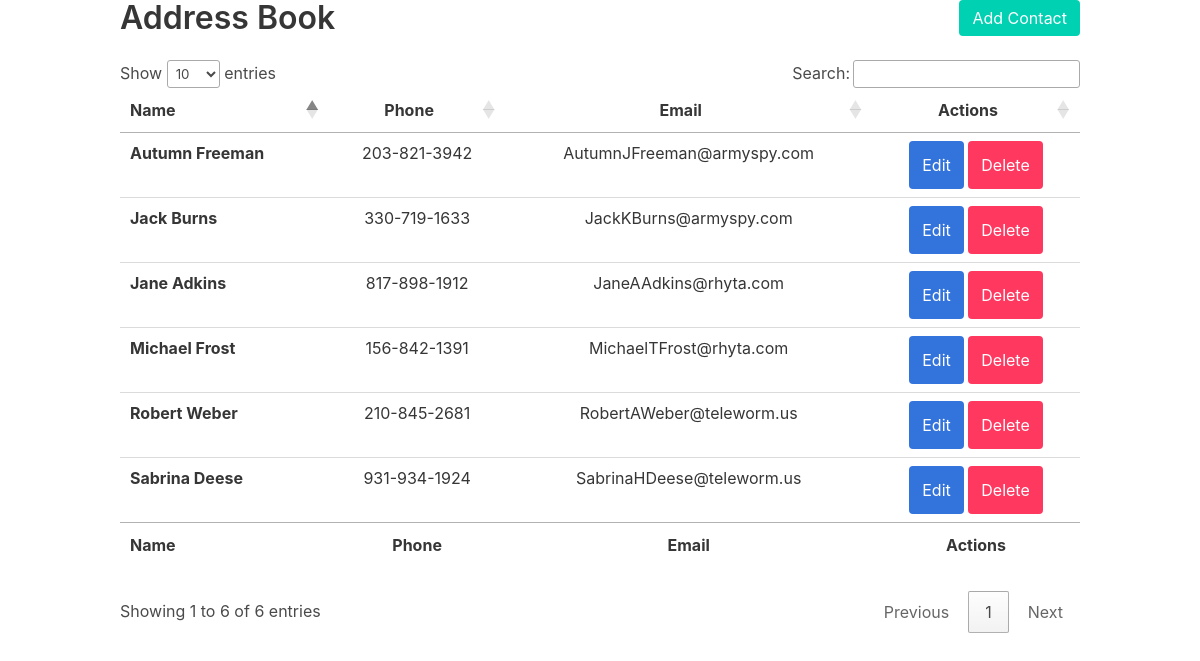
/addressbook/index.php, run on the app's committed database.
### tables this page shows
CREATE TABLE IF NOT EXISTS `contacts` (
  `id` int(11) NOT NULL AUTO_INCREMENT,
  `first_name` varchar(20) DEFAULT NULL,
  `last_name` varchar(20) DEFAULT NULL,
  `phone` varchar(15) DEFAULT NULL,
  `email` varchar(40) DEFAULT NULL,
  `date_added` timestamp NULL DEFAULT CURRENT_TIMESTAMP,
  PRIMARY KEY (`id`)
);

### addressbook/index.php (the view, shortened to what this page needs)
<?php
function connect(){
    try {
        $DBH = new PDO("mysql:host=localhost;dbname=addressbook", "root", "");
        return $DBH;
    }
    catch(PDOException $e) {
        echo $e->getMessage();
        return false;
    }
}
function getContacts(){
    if(connect()) $DBH=connect();
    $STH = $DBH->query('SELECT id, first_name, last_name, phone, email from contacts');
    $STH->setFetchMode(PDO::FETCH_OBJ);
    return $STH->fetchAll();
}
?>
<!DOCTYPE html>
<html lang="en">
<head>
    <link rel="stylesheet" href="bulma.min.css">
    <link rel="stylesheet" type="text/css" href="https://cdn.datatables.net/1.10.20/css/jquery.dataTables.css">
</head>
<body>
    <div class="container is-clipped">
        <div class="columns">
            <div class="column">
                <h1 class="title">Address Book</h1>
            </div>
            <div class="column">
                <a class="button is-pulled-right is-primary" onclick="toggleModal()">Add Contact</a>
            </div>
        </div>
        <form action="" method="post">
            <table class="table is-fullwidth is-hoverable" id="myTable">
                <thead>
                <tr>
                    <th>Name</th>
                    <th class="has-text-centered">Phone</th>
                    <th class="has-text-centered">Email</th>
                    <th class="has-text-centered">Actions</th>
                </tr>
                </thead>
                <tfoot>
                    <tr>
                        <th>Name</th>
                        <th class="has-text-centered">Phone</th>
                        <th class="has-text-centered">Email</th>
                        <th class="has-text-centered">Actions</th>
                    </tr>
                </tfoot>
                <tbody>
                    <?php
                    foreach(getContacts() as $contact)
                    {
                        echo '
                                <tr>
                                    <th>'.$contact->first_name." ".$contact->last_name.'</th>
                                    <td class="has-text-centered">'.$contact->phone.'</td>
                                    <td class="has-text-centered">'.$contact->email.'</td>
                                    <td class="has-text-centered">
                                        <button class="button is-link" name="btnedit" value="'.$contact->id.'" type="submit">Edit</button>
                                        <button class="button is-danger" name="btndelete" value="'.$contact->id.'" type="submit">Delete</button>
                                    </td>
                                </tr>
                            ';
                    }
                    ?>
                </tbody>
            </table>
        </form>
    </div>
</body>
</html>

### data on the page
contacts: first_name "Robert", last_name "Weber", phone "210-845-2681", email "RobertAWeber@teleworm.us", $contact->id 1 (drawn)
contacts: first_name "Jane", last_name "Adkins", phone "817-898-1912", email "JaneAAdkins@rhyta.com", $contact->id 3 (drawn)
contacts: first_name "Sabrina", last_name "Deese", phone "931-934-1924", email "SabrinaHDeese@teleworm.us", $contact->id 4 (drawn)
contacts: first_name "Jack", last_name "Burns", phone "330-719-1633", email "JackKBurns@armyspy.com", $contact->id 5 (drawn)
contacts: first_name "Michael", last_name "Frost", phone "156-842-1391", email "MichaelTFrost@rhyta.com", $contact->id 7 (drawn)
contacts: first_name "Autumn", last_name "Freeman", phone "203-821-3942", email "AutumnJFreeman@armyspy.com", $contact->id 8 (drawn)
